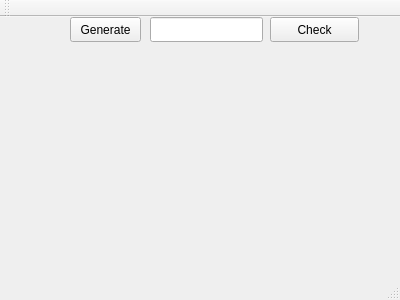
<?xml version="1.0" encoding="UTF-8"?>
<ui version="4.0">
 <class>Widget</class>
 <widget class="QMainWindow" name="Widget">
  <property name="geometry">
   <rect>
    <x>0</x>
    <y>0</y>
    <width>400</width>
    <height>300</height>
   </rect>
  </property>
  <property name="windowTitle">
   <string>Widget</string>
  </property>
  <widget class="QWidget" name="centralWidget">
   <property name="enabled">
    <bool>true</bool>
   </property>
   <widget class="QPushButton" name="pushButton">
    <property name="geometry">
     <rect>
      <x>70</x>
      <y>0</y>
      <width>71</width>
      <height>25</height>
     </rect>
    </property>
    <property name="text">
     <string>Generate</string>
    </property>
   </widget>
   <widget class="QLineEdit" name="lineEdit">
    <property name="geometry">
     <rect>
      <x>150</x>
      <y>0</y>
      <width>113</width>
      <height>25</height>
     </rect>
    </property>
   </widget>
   <widget class="QPushButton" name="pushButton_2">
    <property name="geometry">
     <rect>
      <x>270</x>
      <y>0</y>
      <width>89</width>
      <height>25</height>
     </rect>
    </property>
    <property name="text">
     <string>Check</string>
    </property>
   </widget>
  </widget>
  <widget class="QMenuBar" name="menuBar">
   <property name="enabled">
    <bool>false</bool>
   </property>
   <property name="geometry">
    <rect>
     <x>0</x>
     <y>0</y>
     <width>400</width>
     <height>22</height>
    </rect>
   </property>
  </widget>
  <widget class="QToolBar" name="mainToolBar">
   <property name="enabled">
    <bool>false</bool>
   </property>
   <attribute name="toolBarArea">
    <enum>TopToolBarArea</enum>
   </attribute>
   <attribute name="toolBarBreak">
    <bool>false</bool>
   </attribute>
  </widget>
  <widget class="QStatusBar" name="statusBar">
   <property name="enabled">
    <bool>false</bool>
   </property>
  </widget>
 </widget>
 <layoutdefault spacing="6" margin="11"/>
 <resources/>
 <connections/>
</ui>
